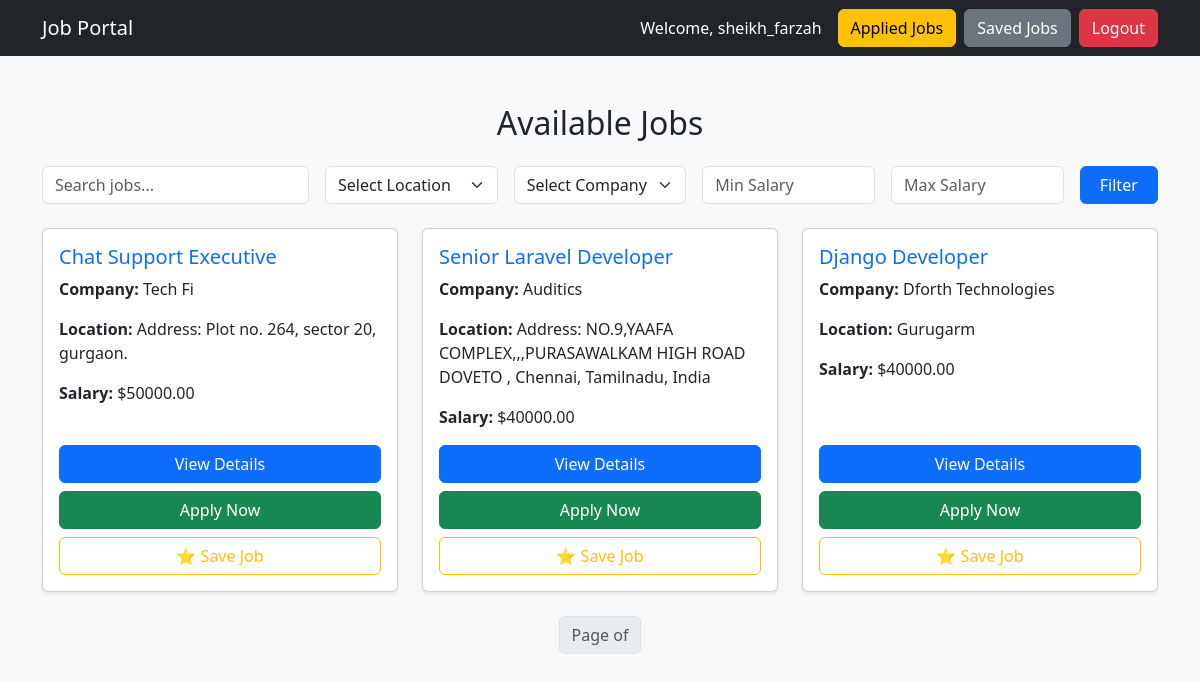
Screenshot of / (signed in) with the database file from the repository.
### jobs/models.py (models this page shows, shortened)
class Job(models.Model):
    JOB_TYPES = [
        ('Full-time', 'Full-time'),
        ('Part-time', 'Part-time'),
        ('Remote', 'Remote'),
        ('Contract', 'Contract'),
    ]
    title = models.CharField(max_length=200)
    description = models.TextField()
    company = models.CharField(max_length=200)
    location = models.CharField(max_length=100)
    salary = models.DecimalField(max_digits=10, decimal_places=2, null=True, blank=True)
    job_type = models.CharField(max_length=20, choices=JOB_TYPES, default='Full-time')
    apply_link = models.URLField(blank=True, null=True)
    posted_on = models.DateTimeField(auto_now_add=True)
    class Meta:
        ordering = ['-posted_on']  # Show latest jobs first

### jobs/views.py (the view)
# urls.py: path('', job_list, name='job_list'),
@login_required
def job_list(request):
    jobs = Job.objects.all()
    locations = Job.objects.values_list('location', flat=True).distinct()
    companies = Job.objects.values_list('company', flat=True).distinct()
    if request.GET.get("q"):
        jobs = jobs.filter(title__icontains=request.GET["q"])
    if request.GET.get("location"):
        jobs = jobs.filter(location=request.GET["location"])
    if request.GET.get("company"):
        jobs = jobs.filter(company=request.GET["company"])
    if request.GET.get("min_salary"):
        jobs = jobs.filter(salary__gte=request.GET["min_salary"])
    if request.GET.get("max_salary"):
        jobs = jobs.filter(salary__lte=request.GET["max_salary"])
    return render(request, "job_list.html", {
        "jobs": jobs,
        "locations": locations,
        "companies": companies
    })

### jobs/templates/job_list.html (shortened to what this page needs)
<!DOCTYPE html>
<html lang="en">
<head>
    <link href="https://cdn.jsdelivr.net/npm/bootstrap@5.3.0/dist/css/bootstrap.min.css" rel="stylesheet">
</head>
<body class="bg-light">
    <nav class="navbar navbar-expand-lg navbar-dark bg-dark">
        <div class="container">
            <a class="navbar-brand" href="#">Job Portal</a>
            <div class="d-flex align-items-center">
                <span class="text-white me-3">Welcome, {{ request.user.username }}</span>
                <a href="{% url 'applied_jobs' %}" class="btn btn-warning me-2">Applied Jobs</a>
                <a href="{% url 'saved_jobs' %}" class="btn btn-secondary me-2">Saved Jobs</a>
                <a href="{% url 'logout' %}" class="btn btn-danger">Logout</a>
            </div>
        </div>
    </nav>
    <div class="container mt-5">
        <h2 class="text-center mb-4">Available Jobs</h2>
        <form method="GET" action="{% url 'job_list' %}" class="row g-3 mb-4">
            <div class="col-md-3">
                <input type="text" name="q" class="form-control" placeholder="Search jobs..." value="{{ request.GET.q }}">
            </div>
            <div class="col-md-2">
                <select name="location" class="form-select">
                    <option value="">Select Location</option>
                </select>
            </div>
            <div class="col-md-2">
                <select name="company" class="form-select">
                    <option value="">Select Company</option>
                </select>
            </div>
            <div class="col-md-2">
                <input type="number" name="min_salary" class="form-control" placeholder="Min Salary" value="{{ request.GET.min_salary }}">
            </div>
            <div class="col-md-2">
                <input type="number" name="max_salary" class="form-control" placeholder="Max Salary" value="{{ request.GET.max_salary }}">
            </div>
            <div class="col-md-1">
                <button type="submit" class="btn btn-primary w-100">Filter</button>
            </div>
        </form>
        <div class="row justify-content-center">
            {% for job in jobs %}
            <div class="col-md-4 mb-4">
                <div class="card shadow-sm h-100 d-flex flex-column">
                    <div class="card-body d-flex flex-column">
                        <h5 class="card-title text-primary">{{ job.title }}</h5>
                        <p><strong>Company:</strong> {{ job.company }}</p>
                        <p><strong>Location:</strong> {{ job.location }}</p>
                        <p><strong>Salary:</strong> ${{ job.salary }}</p>
                        <div class="mt-auto">
                            <a href="{% url 'job_detail' job.id %}" class="btn btn-primary w-100">View Details</a>
                            <a href="{% url 'apply_job' job.id %}" class="btn btn-success w-100 mt-2">Apply Now</a>
                            {% if user.is_authenticated %}
                                {% if job in saved_jobs %}
                                    <a href="{% url 'remove_saved_job' job.id %}" class="btn btn-warning w-100 mt-2">⭐ Unsave</a>
                                {% else %}
                                    <a href="{% url 'save_job' job.id %}" class="btn btn-outline-warning w-100 mt-2">⭐ Save Job</a>
                                {% endif %}
                            {% endif %}
                        </div>
                    </div>
                </div>
            </div>
            {% empty %}
            <div class="col-12 text-center">
                <p class="text-muted">No jobs found.</p>
            </div>
            {% endfor %}
        </div>
        <nav>
            <ul class="pagination justify-content-center">
                <li class="page-item disabled">
                    <span class="page-link">Page {{ jobs.number }} of {{ jobs.paginator.num_pages }}</span>
                </li>
            </ul>
        </nav>
    </div>
</body>
</html>

### rows the page displays
Job: title "Chat Support Executive", company "Tech Fi", location "Address: Plot no. 264, sector 20, gurgaon.", salary "50000.00"
Job: title "Senior Laravel Developer", company "Auditics", location "Address: NO.9,YAAFA COMPLEX,,,PURASAWALKAM HIGH ROAD DOVETO , Chennai, Tamilnadu, India", salary "40000.00"
Job: title "Django Developer", company "Dforth Technologies", location "Gurugarm", salary "40000.00"

### other values shown
{{ request.user.username }} "sheikh_farzah"
